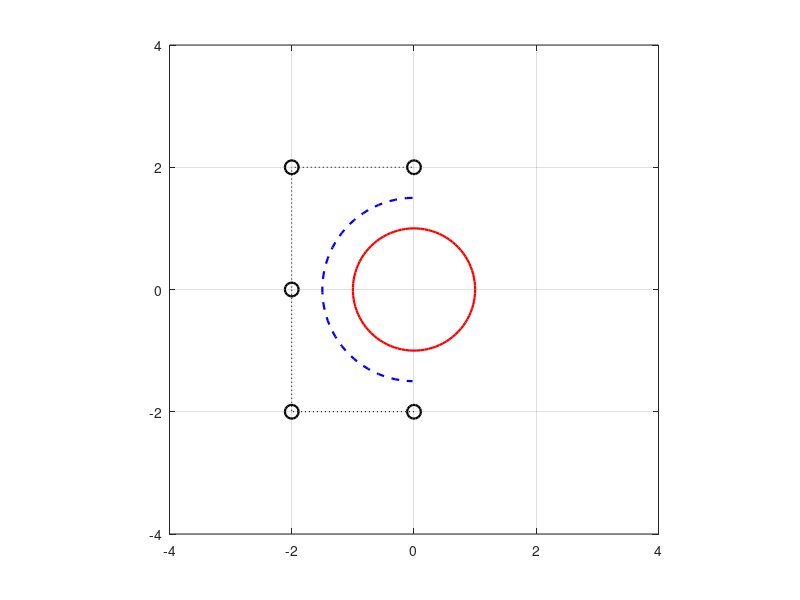

The MATLAB source for this figure: (Note: this script raises an error after producing the figure.)
clearvars
close all
clc

A = linspace(0,2*pi,100);
Ox = cos(A);
Oy = sin(A);
Bx = 2/1.5*[0; -1.5; -1.5; -1.5; 0];
By = 2/1.5*[-1.5; -1.5; 0; 1.5; 1.5];
Cx = 1.5*cos(A(26:75));
Cy = 1.5*sin(A(26:75));

figure
plot(Ox,Oy,'-r','LineWidth',1.6);
hold on
plot(Cx,Cy,'--b','LineWidth',1.6);
plot(Bx,By,':k');
plot(Bx,By,'ok','LineWidth',1.6,'MarkerSize',10);
grid on
axis(2*[-2 2 -2 2])
axis equal

Qx = [1; 1; -1; -1; 1];
Qy = [-1; 1; 1; -1; -1];
Bqx = [0; -2; -1.5; -2; 0];
Bqy = [-1.5; -2; 0; 2; 1.5];
Bp = [Bqx(1:3) Bqy(1:3)];
syms t
B = bernsteinMatrix(2,t);
bezierCurve = simplify(B*Bp);
bezierCurve2 = simplify(B*[Bqx(3:5) Bqy(3:5)]);
bezierCurve3 = simplify(B*[Bx(1:3) By(1:3)]);

figure
plot(Qx,Qy,'-r','LineWidth',1.6);
hold on
fplot(bezierCurve(1),bezierCurve(2),[0,1],'--b','LineWidth',1.6);
fplot(bezierCurve2(1),bezierCurve2(2),[0,1],'--b','LineWidth',1.6);
fplot(bezierCurve3(1),bezierCurve3(2),[0,1],'--g','LineWidth',1.6);
plot(Bqx(1:5),Bqy(1:5),':k');
plot(Bx(1:3),By(1:3),'-k');
plot(Bx(1:3),By(1:3),'ok','LineWidth',1.6,'MarkerSize',10);
plot(Bqx,Bqy,'ok','LineWidth',1.6,'MarkerSize',10);
grid on
axis(2*[-2 2 -2 2])
axis equal

